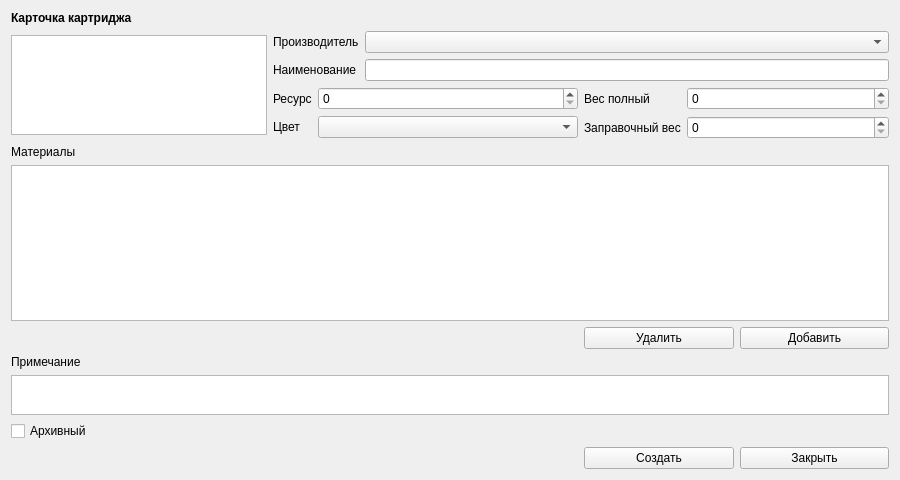
<?xml version="1.0" encoding="UTF-8"?>
<ui version="4.0">
 <class>SCartridgeCard</class>
 <widget class="QWidget" name="SCartridgeCard">
  <property name="geometry">
   <rect>
    <x>0</x>
    <y>0</y>
    <width>900</width>
    <height>480</height>
   </rect>
  </property>
  <property name="windowTitle">
   <string>Form</string>
  </property>
  <layout class="QGridLayout" name="gridLayout_2">
   <item row="0" column="0">
    <layout class="QGridLayout" name="gridLayout" rowstretch="0,0,0,0,1,0,0,0,0,0" columnstretch="0,0,0" rowminimumheight="0,0,0,0,100,0,0,0,0,0">
     <item row="2" column="1">
      <layout class="QFormLayout" name="formLayout_2">
       <item row="0" column="0">
        <widget class="QLabel" name="labelResource">
         <property name="text">
          <string>Ресурс</string>
         </property>
        </widget>
       </item>
       <item row="0" column="1">
        <widget class="QSpinBox" name="spinBoxResource"/>
       </item>
       <item row="1" column="0">
        <widget class="QLabel" name="labelColor">
         <property name="text">
          <string>Цвет</string>
         </property>
        </widget>
       </item>
       <item row="1" column="1">
        <widget class="QComboBox" name="comboBoxColor"/>
       </item>
      </layout>
     </item>
     <item row="2" column="2">
      <layout class="QFormLayout" name="formLayout">
       <item row="0" column="0">
        <widget class="QLabel" name="labelFullWeight">
         <property name="text">
          <string>Вес полный</string>
         </property>
        </widget>
       </item>
       <item row="0" column="1">
        <widget class="QSpinBox" name="spinBoxFullWeight"/>
       </item>
       <item row="1" column="0">
        <widget class="QLabel" name="labelTonerWeight">
         <property name="text">
          <string>Заправочный вес</string>
         </property>
        </widget>
       </item>
       <item row="1" column="1">
        <widget class="QSpinBox" name="spinBoxTonerWeight"/>
       </item>
      </layout>
     </item>
     <item row="1" column="0" rowspan="2">
      <widget class="QGraphicsView" name="graphicsView">
       <property name="sizePolicy">
        <sizepolicy hsizetype="Fixed" vsizetype="Maximum">
         <horstretch>0</horstretch>
         <verstretch>0</verstretch>
        </sizepolicy>
       </property>
       <property name="maximumSize">
        <size>
         <width>16777215</width>
         <height>100</height>
        </size>
       </property>
      </widget>
     </item>
     <item row="1" column="1" colspan="2">
      <layout class="QFormLayout" name="formLayout_3">
       <item row="0" column="0">
        <widget class="QLabel" name="labelVendor">
         <property name="text">
          <string>Производитель</string>
         </property>
        </widget>
       </item>
       <item row="0" column="1">
        <widget class="QComboBox" name="comboBoxVendor"/>
       </item>
       <item row="1" column="0">
        <widget class="QLabel" name="labelName">
         <property name="text">
          <string>Наименование</string>
         </property>
        </widget>
       </item>
       <item row="1" column="1">
        <widget class="QLineEdit" name="lineEditName"/>
       </item>
      </layout>
     </item>
     <item row="0" column="0" colspan="3">
      <widget class="QLabel" name="labeWidgetTitle">
       <property name="font">
        <font>
         <pointsize>9</pointsize>
         <weight>75</weight>
         <bold>true</bold>
        </font>
       </property>
       <property name="text">
        <string>Карточка картриджа</string>
       </property>
      </widget>
     </item>
     <item row="7" column="0" colspan="3">
      <widget class="QPlainTextEdit" name="plainTextEditNotes">
       <property name="sizePolicy">
        <sizepolicy hsizetype="Expanding" vsizetype="Maximum">
         <horstretch>0</horstretch>
         <verstretch>0</verstretch>
        </sizepolicy>
       </property>
       <property name="maximumSize">
        <size>
         <width>16777215</width>
         <height>40</height>
        </size>
       </property>
      </widget>
     </item>
     <item row="6" column="0">
      <widget class="QLabel" name="labelNotes">
       <property name="text">
        <string>Примечание</string>
       </property>
      </widget>
     </item>
     <item row="9" column="2">
      <layout class="QHBoxLayout" name="horizontalLayout">
       <item>
        <widget class="QPushButton" name="pushButtonCreateSave">
         <property name="text">
          <string>Создать</string>
         </property>
        </widget>
       </item>
       <item>
        <widget class="QPushButton" name="pushButtonCancel">
         <property name="text">
          <string>Закрыть</string>
         </property>
        </widget>
       </item>
      </layout>
     </item>
     <item row="4" column="0" colspan="3">
      <widget class="materialsTable" name="tableViewMaterials">
       <property name="sortingEnabled">
        <bool>true</bool>
       </property>
       <attribute name="horizontalHeaderShowSortIndicator" stdset="0">
        <bool>true</bool>
       </attribute>
      </widget>
     </item>
     <item row="8" column="0">
      <layout class="QHBoxLayout" name="horizontalLayout_2">
       <item>
        <widget class="QCheckBox" name="checkBoxArchive">
         <property name="layoutDirection">
          <enum>Qt::LeftToRight</enum>
         </property>
         <property name="text">
          <string>Архивный</string>
         </property>
        </widget>
       </item>
       <item>
        <spacer name="horizontalSpacer">
         <property name="orientation">
          <enum>Qt::Horizontal</enum>
         </property>
         <property name="sizeType">
          <enum>QSizePolicy::Minimum</enum>
         </property>
         <property name="sizeHint" stdset="0">
          <size>
           <width>40</width>
           <height>20</height>
          </size>
         </property>
        </spacer>
       </item>
      </layout>
     </item>
     <item row="5" column="2">
      <layout class="QHBoxLayout" name="horizontalLayout_3">
       <item>
        <widget class="QPushButton" name="pushButtonRemoveMaterial">
         <property name="text">
          <string>Удалить</string>
         </property>
        </widget>
       </item>
       <item>
        <widget class="QPushButton" name="pushButtonAddMaterial">
         <property name="text">
          <string>Добавить</string>
         </property>
        </widget>
       </item>
      </layout>
     </item>
     <item row="3" column="0">
      <widget class="QLabel" name="labelMaterials">
       <property name="text">
        <string>Материалы</string>
       </property>
      </widget>
     </item>
    </layout>
   </item>
  </layout>
 </widget>
 <customwidgets>
  <customwidget>
   <class>materialsTable</class>
   <extends>QTableView</extends>
   <header>widgets/scartridgecard.h</header>
  </customwidget>
 </customwidgets>
 <tabstops>
  <tabstop>comboBoxVendor</tabstop>
  <tabstop>lineEditName</tabstop>
  <tabstop>spinBoxResource</tabstop>
  <tabstop>comboBoxColor</tabstop>
  <tabstop>spinBoxFullWeight</tabstop>
  <tabstop>spinBoxTonerWeight</tabstop>
  <tabstop>pushButtonAddMaterial</tabstop>
  <tabstop>plainTextEditNotes</tabstop>
  <tabstop>pushButtonCreateSave</tabstop>
  <tabstop>pushButtonCancel</tabstop>
  <tabstop>graphicsView</tabstop>
  <tabstop>pushButtonRemoveMaterial</tabstop>
  <tabstop>checkBoxArchive</tabstop>
  <tabstop>tableViewMaterials</tabstop>
 </tabstops>
 <resources/>
 <connections/>
</ui>
